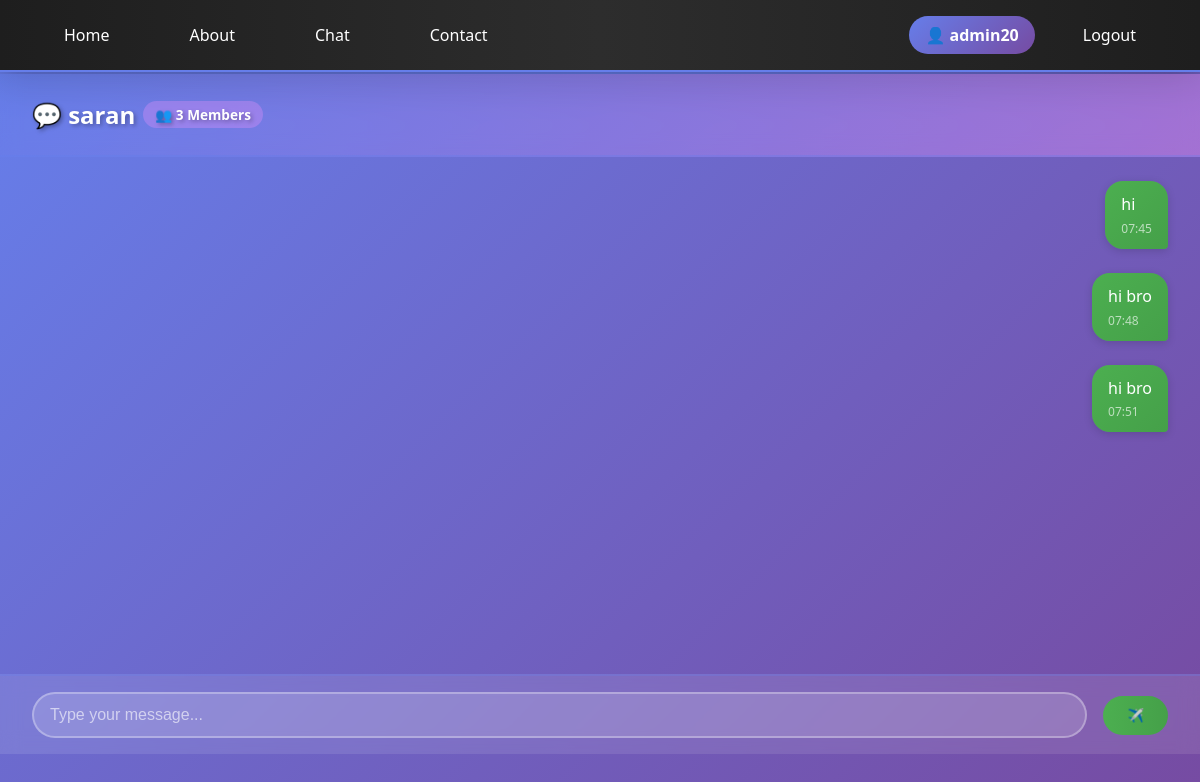
The app's page /group/123/ (signed in), older data.
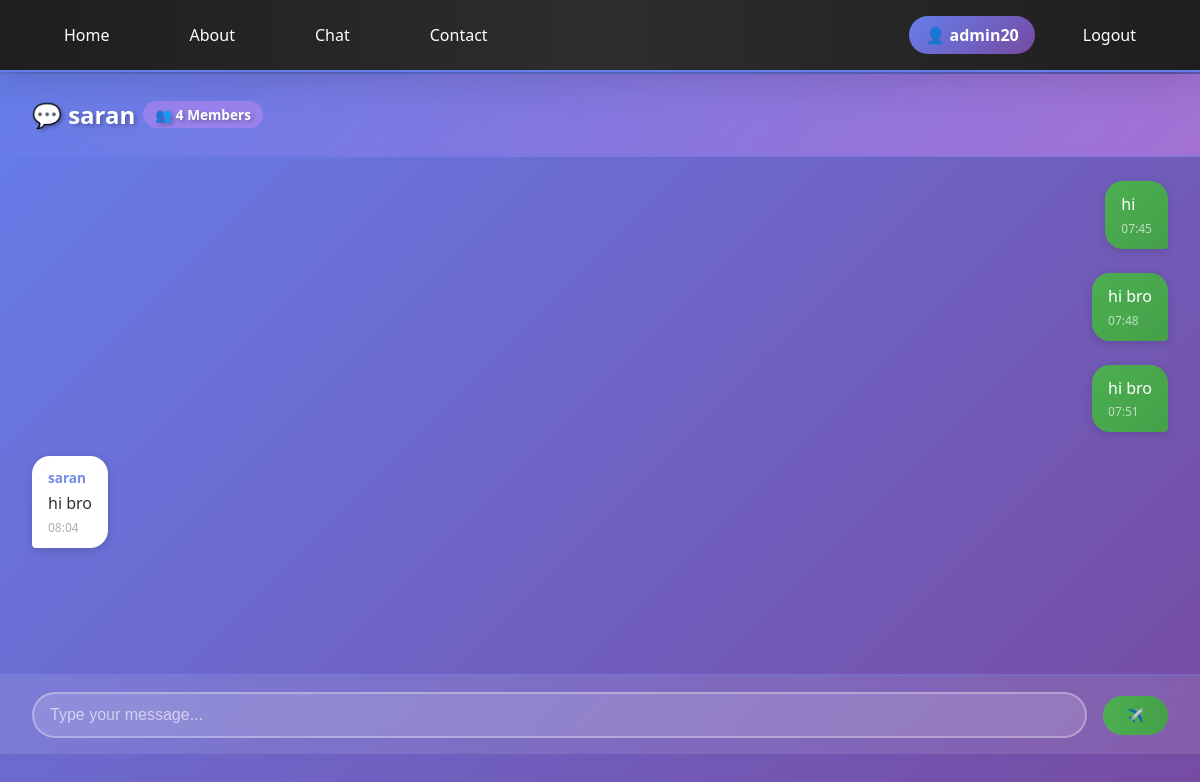
The same page, newer data.
### chatapp/models.py (models this page shows)
class Group(models.Model):
    name = models.CharField(max_length=100)
    code = models.CharField(max_length=10, unique=True)

class Message(models.Model):
    user = models.ForeignKey(User, on_delete=models.CASCADE)
    group = models.ForeignKey(Group, on_delete=models.CASCADE)
    content = models.TextField()
    timestamp = models.DateTimeField(auto_now_add=True)

### chatapp/views.py (the view)
# urls.py: path("group/<str:code>/", views.group, name="group"),
@login_required(login_url='register')
def group(request, code):
    group = Group.objects.get(code=code)
    messages_list = Message.objects.filter(group=group).order_by('timestamp')
    if request.method == "POST":
        content = request.POST.get("message")
        if content.strip():
            Message.objects.create(user=request.user, group=group, content=content)
        return redirect('group', code=code)
    users = messages_list.values_list('user__username', flat=True).distinct()
    return render(request, "group.html", {
        "group": group,
        "messages": messages_list,
        "users": users
    })

### chatapp/templates/group.html (shortened to what this page needs)
{% extends 'base.html' %}
{% block content %}
<div class="chat-page">
    <div class="chat-header">
        <h2>
            💬 {{ group.name }}
            <span class="users-badge">👥 {{ users|length }} Members</span>
        </h2>
    </div>
    <div class="messages-scroll" id="messagesScroll">
        {% if messages %}
            {% for msg in messages %}
                <div class="message-group {% if msg.user == user %}sender{% else %}receiver{% endif %}">
                    <div class="message-bubble {% if msg.user == user %}sender{% else %}receiver{% endif %}">
                        {% if msg.user != user %}<b>{{ msg.user.first_name|default:msg.user.username }}</b>{% endif %}
                        {{ msg.content }}
                        <span class="message-time">
                            {{ msg.timestamp|date:"H:i" }}
                        </span>
                    </div>
                </div>
            {% endfor %}
        {% else %}
            <div class="empty-state">
                <p>👋 Be the first to start the conversation!</p>
            </div>
        {% endif %}
    </div>
    <div class="input-area">
        <form method="POST" class="input-form" id="messageForm">
            <input type="text" name="message" id="messageInput" placeholder="Type your message..." autocomplete="off">
            <button type="submit" class="send-btn">✈️</button>
        </form>
    </div>
</div>
{% endblock %}

### chatapp/templates/base.html (shortened to what this page needs)
<!DOCTYPE html>
<html>
<head>
</head>
<body>
<nav>
    <div style="display: flex; gap: 1rem;">
        <a href="/">Home</a>
        <a href="#">About</a>
        <a href="/chat/">Chat</a>
        <a href="#">Contact</a>
    </div>
    <div class="nav-right">
        {% if user.is_authenticated %}
            <span class="user-badge">👤 {{ user.first_name|default:user.username }}</span>
            <a href="/logout/">Logout</a>
        {% else %}
            <a href="/register/">Login</a>
        {% endif %}
    </div>
</nav>
<hr>
{% block content %}{% endblock %}
</body>
</html>

### chatapp/templates/base.html (style rules this page uses)
* { margin: 0; padding: 0; box-sizing: border-box; }
body { font-family: 'Segoe UI', Tahoma, Geneva, Verdana, sans-serif; background: linear-gradient(135deg, #667eea 0%, #764ba2 100%); min-height: 100vh; animation: backgroundShift 15s ease infinite; }
nav { background: linear-gradient(90deg, #1e1e1e 0%, #2d2d2d 50%, #1e1e1e 100%); padding: 1rem 2rem; box-shadow: 0 8px 32px rgba(0, 0, 0, 0.3); display: flex; justify-content: space-between; align-items: center; backdrop-filter: blur(10px); border-bottom: 2px solid #667eea; animation: navSlideDown 0.6s ease-out; }
nav a { color: white; text-decoration: none; padding: 0.5rem 1.5rem; border-radius: 25px; transition: all 0.3s ease; position: relative; overflow: hidden; font-weight: 500; margin: 0 0.5rem; }
nav a::before { content: ''; position: absolute; top: 0; left: -100%; width: 100%; height: 100%; background: linear-gradient(90deg, #667eea, #764ba2, #f093fb); z-index: -1; transition: left 0.3s ease; }
.nav-right { display: flex; align-items: center; gap: 1rem; }
.user-badge { background: linear-gradient(135deg, #667eea, #764ba2); padding: 0.5rem 1rem; border-radius: 20px; color: white; font-weight: 600; animation: pulse 2s ease-in-out infinite; }
hr { border: none; height: 2px; background: linear-gradient(90deg, transparent, #667eea, transparent); }
h1, h2, h3 { color: white; text-shadow: 2px 2px 4px rgba(0, 0, 0, 0.3); animation: fadeInDown 0.6s ease-out; }

### chatapp/templates/group.html (style rules this page uses)
.chat-page { height: calc(100vh - 120px); display: flex; flex-direction: column; background: linear-gradient(135deg, #667eea 0%, #764ba2 100%); }
.chat-header { background: linear-gradient(135deg, rgba(102, 126, 234, 0.4), rgba(240, 147, 251, 0.4)); padding: 1.5rem 2rem; border-bottom: 2px solid rgba(102, 126, 234, 0.3); backdrop-filter: blur(10px); animation: slideInDown 0.6s ease-out; }
.chat-header h2 { color: white; margin: 0; font-size: 1.5rem; display: flex; align-items: center; gap: 0.5rem; }
.users-badge { display: inline-block; background: rgba(240, 147, 251, 0.3); color: white; padding: 0.25rem 0.75rem; border-radius: 20px; font-size: 0.85rem; font-weight: 600; }
.messages-scroll { flex: 1; overflow-y: auto; padding: 1.5rem 2rem; display: flex; flex-direction: column; gap: 1rem; }
.message-group { display: flex; margin-bottom: 0.5rem; animation: messageSlideIn 0.3s ease-out; }
.message-group.sender { justify-content: flex-end; }
.message-group.receiver { justify-content: flex-start; }
.message-bubble { max-width: 65%; padding: 0.75rem 1rem; border-radius: 18px; word-wrap: break-word; box-shadow: 0 2px 8px rgba(0, 0, 0, 0.15); transition: all 0.2s ease; }
.message-bubble.sender { background: linear-gradient(135deg, #4CAF50, #45a049); color: white; border-bottom-right-radius: 4px; }
.message-bubble.receiver { background: white; color: #333; border-bottom-left-radius: 4px; }
.message-bubble b { display: block; font-size: 0.85rem; margin-bottom: 0.3rem; opacity: 0.9; }
.message-bubble.receiver b { color: #667eea; }
.message-time { font-size: 0.75rem; opacity: 0.8; margin-top: 0.3rem; display: block; }
.message-bubble.sender .message-time { color: rgba(255, 255, 255, 0.8); }
.message-bubble.receiver .message-time { color: #999; }
.input-area { background: rgba(255, 255, 255, 0.1); padding: 1rem 2rem; border-top: 2px solid rgba(102, 126, 234, 0.3); backdrop-filter: blur(10px); animation: slideInUp 0.6s ease-out; }
.input-form { display: flex; gap: 1rem; align-items: center; }
.input-form input { flex: 1; padding: 0.75rem 1rem; border: 2px solid rgba(255, 255, 255, 0.3); border-radius: 25px; background: rgba(255, 255, 255, 0.15); color: white; font-size: 1rem; transition: all 0.3s ease; }
.input-form input::placeholder { color: rgba(255, 255, 255, 0.6); }
.send-btn { padding: 0.75rem 1.5rem; background: linear-gradient(90deg, #4CAF50, #45a049); color: white; border: none; border-radius: 25px; font-weight: 700; cursor: pointer; transition: all 0.3s ease; position: relative; overflow: hidden; min-width: 60px; }
.send-btn::before { content: ''; position: absolute; top: 0; left: -100%; width: 100%; height: 100%; background: linear-gradient(90deg, #45a049, #3d8b40); z-index: -1; transition: left 0.3s ease; }

Row changes from the older to the newer data that the page shows:
added Message: user.first_name "saran", content "hi bro", timestamp "08:04"
Text that changed along with them:
{{ users|length }}: "3" → "4"
